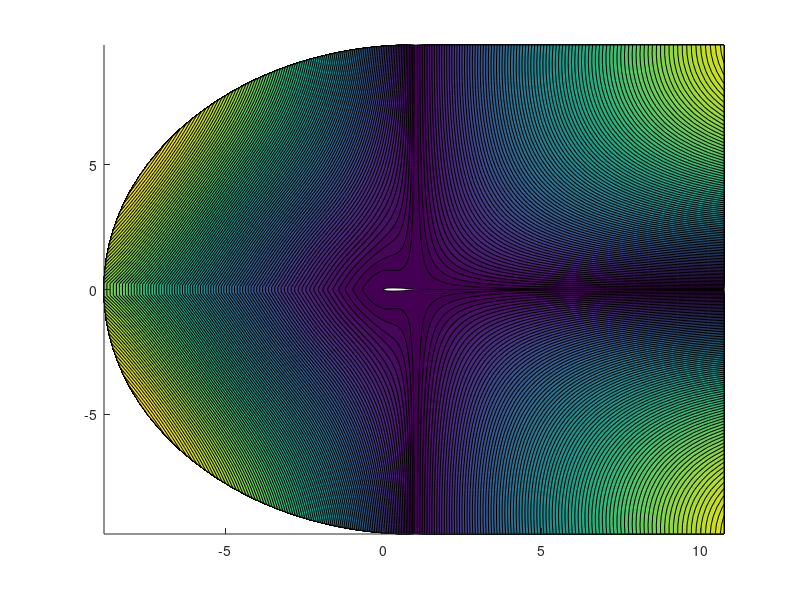

Write MATLAB code to recreate this figure. (Note: this script raises an error after producing the figure.)
%Charles Villazor
%April 28th, 2021
%MAE 456
%Final Project Part 2 - Airfoil Mach 0.5
clc;clear;close all

%% Constants
p_inf = 101325; %Atmospheric pressure, Freestream Pressure (Pa)
T_inf = 300; %Atmospheric Temperature, Freestream Temperature (Kelvin)
rho_inf = 1.225; %Atmospheric Air Density (kg/m^3)
gamma = 1.4; %Ratio of specific heats for air
r = 287.05; %Specific Gas Constant for air(J/kg*K)
a_inf = sqrt(gamma*r*T_inf); %Freestream speed of sound (m/s)

%% Importing Airfoil Data
%All Airfoil stuff is done before doing any airfoil stuff
file = fopen('airfoilsmall.txt'); %opening file
fgetl(file); %read and skip first line
data = cell2mat(textscan(file, '%f %f'));
Nx = 357; %number of terms in x direction
Ny = 80; %number of terms in y direction
x = zeros(Nx,Ny); %initialize x
y = zeros(Nx,Ny); %initialize y
k = 1; %initialize variable for iteration
for i = 1:Ny
    for j = 1:Nx
        x(j,i) = data(k,1);
        y(j,i) = data(k,2);
        k = k+1; %add one to every iteration (why does this work?)
    end
end
% %% Plotting Airfoil Data
% figure(1)
% plot(data(:,1),data(:,2),'.')
% axis equal

%% Airfoil Del Array
%del = zeros(N,N,2,2);
% For N1*A1
for j = 2:Ny %interior in j direction
    for i = 1:Nx %faces in i direction
        del(i,j,1,1) = (y(i,j)-y(i,j-1)); %x component
        del(i,j,1,2) = -(x(i,j)-x(i,j-1)); %y component
    end
end
% For N2*A2
for i = 2:Nx %interior in i direction
    for j = 1:Ny %faces in j direction
        del(i,j,2,1) = -(y(i,j)-y(i-1,j)); %x component
        del(i,j,2,2) = x(i,j)-x(i-1,j); %y component
    end
end

%% Airfoil Vol Array Routine / Cell Centers Routine 
for i = 2:Nx %For area of top half
    for j = 2:Ny
        %initializing Verticies
        xa = x(i,j-1);
        ya = y(i,j-1);
        xb = x(i,j);
        yb = y(i,j);
        xc = x(i-1,j);
        yc = y(i-1,j);
        xd = x(i-1,j-1);
        yd = y(i-1,j-1);
        %Finding bottom half triangle lengths
        da = sqrt(((xb-xa)^2)+((yb-ya)^2)); %right side length
        db = sqrt(((xd-xb)^2)+((yd-yb)^2)); %diagonal
        dc = sqrt(((xa-xd)^2)+((ya-yd)^2)); %bottom length
        %Finding top half triangle lengths
        daa = sqrt(((xc-xb)^2)+((yc-yb)^2)); %top length
        dbb = sqrt(((xd-xb)^2)+((yd-yb)^2)); %diagonal
        dcc = sqrt(((xc-xd)^2)+((yc-yd)^2)); %left side length
        %Finding semi perimeters
        s = (da+db+dc)/2;
        ss = (daa+dbb+dcc)/2;
        %Finding areas and inserting into vol array
        AT1 = sqrt(s*(s-da)*(s-db)*(s-dc));
        AT2 = sqrt(ss*(ss-daa)*(ss-dbb)*(ss-dcc));
        vol(i,j) = AT1+AT2;
        %Averaging x-coordinates to get x center
        xcenter(i,j) = (xa+xb+xc+xd)/4;
        %Averaging y-coordinates to get y center
        ycenter(i,j) = (ya+yb+yc+yd)/4;
    end 
end

%% Interpolating Airfoil Cell Centers
for i = 2:Nx
    xcenter(i,1) = 2.0*xcenter(i,2)-xcenter(i,3);
    xcenter(i,Ny+1) = 2.0*xcenter(i,Ny)-xcenter(i,Ny-1);
    ycenter(i,1) = 2.0*ycenter(i,2)-ycenter(i,3);
    ycenter(i,Ny+1) = 2.0*ycenter(i,Ny)-ycenter(i,Ny-1);
end
for j=1:Ny+1
    xcenter(1,j) = 2.0*xcenter(2,j)-xcenter(3,j);
    xcenter(Nx+1,j) = 2.0*xcenter(Nx,j)-xcenter(Nx-1,j);
    ycenter(1,j) = 2.0*ycenter(2,j)-ycenter(3,j);
    ycenter(Nx+1,j) = 2.0*ycenter(Nx,j)-ycenter(Nx-1,j);
end 

%% Plotting Volume Contour for Airfoils
figure(1)
contourf(xcenter(2:Nx,2:Ny),ycenter(2:Nx,2:Ny),vol(2:Nx,2:Ny),100,'edgecolor','none')
%plot(xcenter,ycenter,'.')
colorbar 
axis([-2 3 -2 2])
title('Airfoil Contour Plot of Volume')
%% Airfoil Velocity Potential (Mach 0.5)
mach = 0.5; %mach number at freestream
u = mach; %x direction velocity
v = 0; %y direction velocity
u_inf = u*a_inf; %Freestream u velocity
v_inf = v*a_inf; %Freestream v velocity
for j = 1:Ny+1
    for i = 1:Nx+1
        phi(i,j) = u_inf*xcenter(i,j)+v_inf*ycenter(i,j);
    end
end

%% Boundary Conditions for Velocity Potential (Mach 0.5)
%far field
i = 1;
for j = 1:Ny+1
    phi(i,j) = u_inf*xcenter(i,j)+v_inf*ycenter(i,j);
end

i = Nx;         %far field
for j = 1:Ny+1
    phi(i+1,j) = u_inf*xcenter(i+1,j)+v_inf*ycenter(i+1,j);
end

j = 1;
for i = 2:100     %periodic boundary conditions in wake
    iq = i-1;
    phi(i,j) = phi(Nx-iq+1,j+1);
    phi(Nx-iq+1,j) = phi(i,j+1);
end

for i=101:258  %wall boundary conditions
    phi(i,1) = phi(i,2);
end

j = Ny;        %far field
for i = 1:Nx+1
    phi(i,Ny+1)=u_inf*xcenter(i,j+1)+v_inf*ycenter(i,j+1);
end

%% Alternate Airfoil Grad (Mach 0.5)
%Taken from website
for j = 2:Ny
    for i = 2:Nx
        dx1 = 0.5*(x(i,j)+x(i,j-1))-xcenter(i,j);
        dy1 = 0.5*(y(i,j)+y(i,j-1))-ycenter(i,j);
        dd1 = sqrt(dx1^2+dy1^2);
        ddd = sqrt((xcenter(i+1,j)-xcenter(i,j))^2 + (ycenter(i+1,j)-ycenter(i,j))^2);
        alp1 = dd1/ddd;
        phi1 = phi(i+1,j)*alp1 + phi(i,j)*(1.-alp1);

        dx1 = 0.5*(x(i-1,j)+x(i-1,j-1))-xcenter(i,j);
        dy1 = 0.5*(y(i-1,j)+y(i-1,j-1))-ycenter(i,j);
        dd1 = sqrt(dx1^2+dy1^2);
        ddd = sqrt((xcenter(i-1,j)-xcenter(i,j))^2 + (ycenter(i-1,j)-ycenter(i,j))^2);
        alp1 = dd1/ddd;
        phi2 = phi(i-1,j)*alp1 + phi(i,j)*(1.-alp1);

        dx1 = 0.5*(x(i,j)+x(i-1,j))-xcenter(i,j);
        dy1 = 0.5*(y(i,j)+y(i-1,j))-ycenter(i,j);
        dd1 = sqrt(dx1^2+dy1^2);
        ddd = sqrt((xcenter(i,j+1)-xcenter(i,j))^2 + (ycenter(i,j+1)-ycenter(i,j))^2);
        alp1 = dd1/ddd;
        phi3 = phi(i,j+1)*alp1 + phi(i,j)*(1.-alp1);

        dx1 = 0.5*(x(i,j-1)+x(i-1,j-1))-xcenter(i,j);
        dy1 = 0.5*(y(i,j-1)+y(i-1,j-1))-ycenter(i,j);
        dd1 = sqrt(dx1^2+dy1^2);
        ddd = sqrt((xcenter(i,j-1)-xcenter(i,j))^2 + (ycenter(i,j-1)-ycenter(i,j))^2);
        alp1 = dd1/ddd;
        phi4 = phi(i,j-1)*alp1 + phi(i,j)*(1.-alp1);

        total(:) = phi1*del(i,j,1,:)-phi2*del(i-1,j,1,:)+ phi3*del(i,j,2,:)-phi4*del(i,j-1,2,:);
        grad(i,j,:) = total(:)/vol(i,j); %grad(i,j,1) is u component, grad(i,j,2) is v component
    end
end
%grad(:,:,1) = -grad(:,:,1); %Flip U variable signs

%% Boundary Conditions for Grad Array
%taken from website
i=1;
for j=1:Ny+1
    grad(i,j,1) = u_inf;
    grad(i,j,2) = v_inf;
end

i = Nx;
for j = 1:Ny+1
    grad(i+1,j,1) = u_inf;
    grad(i+1,j,2) = v_inf;
end

j = 1;
for i=2:100
    iq = i-1;
    grad(i,j,:) = grad(Nx-iq+1,j+1,:);
    grad(Nx-iq+1,j,:) = grad(i,j+1,:);
end

j = 1;
for i=101:258
    area = sqrt((del(i,j,2,1)^2) + (del(i,j,2,2)^2));
    xnx = del(i,j,2,1)/area;
    xny = del(i,j,2,2)/area;
    vdotn = grad(i,j+1,1)*xnx + grad(i,j+1,2)*xny;
    grad(i,j,1) = grad(i,j+1,1) - 2.0*vdotn*xnx;
    grad(i,j,2) = grad(i,j+1,2) - 2.0*vdotn*xny;
end

j = Ny;
for i = 1:Nx+1
    grad(i,j+1,1) = u_inf;
    grad(i,j+1,2) = v_inf;
end

%% Contour plot of u component of Airfoil velocity (Mach 0.5)
figure(2)
%contourf(xcenter(5:Nx-5,5:Ny-5),ycenter(5:Nx-5,5:Ny-5),grad(5:Nx-5,5:Ny-5,1),100,'edgecolor','none');
contourf(xcenter(2:Nx,2:Ny),ycenter(2:Nx,2:Ny),grad(2:Nx,2:Ny,1),100,'edgecolor','none');
colorbar;
axis equal
title('Airfoil Contour Plot of u component of Velocity (Mach 0.5)')
xlabel('X Distance')
ylabel('Y Distance')

%% Contour plot of v component of Airfoil velocity (Mach 0.5)
figure(3)
contourf(xcenter(2:Nx,2:Ny),ycenter(2:Nx,2:Ny),-grad(2:Nx,2:Ny,2),100,'edgecolor','none');
colorbar;
axis equal
title('Airfoil Contour Plot of v component of Velocity (Mach 0.5)')
xlabel('X Distance')
ylabel('Y Distance')

%% Calculating Airfoil Rho (Mach 0.5)
for i = 1:Nx+1
    for j = 1:Ny+1
        rho(i,j) = rho_inf*(1+((gamma-1)/(2*(a_inf^2)))*((u_inf^2)-(((grad(i,j,1)^2)+(grad(i,j,2)^2)))))^(1/(gamma-1));
        %rho(i,j) = rho_inf;
    end
end

%% Iteration code (Mach 0.5)
tStart = tic; %measure the time it takes for iteration, start time
kmax = 10000; %Maximum amount of iterations
tolerance = 1e-4; %tolerance for resnorm
mrelax = 7; %number of relaxation steps
omega = 0.7; 
dphi = zeros(Nx+1,Ny+1); %initialize delta phi
% Calculating the residual and a array
for k = 1:kmax
    %Normal Tangential Gradient Model
    %For Faces 1 and 3 (i direction)
    for j = 2:Ny
        for i = 1:Nx
            rhoave = 0.5*(rho(i,j)+rho(i+1,j)); %Average Cell Density
            volave = 0.5*(vol(max(i,2),j)+vol(min(i+1,Nx),j)); %Average Cell Volume
            area2 = (del(i,j,1,1)^2)+(del(i,j,1,2)^2); %face area squared
            
            dtx = xcenter(i+1,j)-xcenter(i,j); %define x direction between cell centers
            dty = ycenter(i+1,j)-ycenter(i,j); %define y direction between cell centers
            dtm = sqrt((dtx^2)+(dty^2)); %Magnitude of vector between cell centers
            dtx = dtx/dtm; %unit vector for dtx
            dty = dty/dtm; %unit vector for dty
            uave = 0.5*(grad(i,j,1))+(grad(i+1,j,1)); %averaging u velocity
            
            vave = 0.5*(grad(i,j,2)+grad(i+1,j,2)); %averaging v velocity
            udott = (uave*dtx)+(vave*dty); %dot product of dtx and dty
            
            ddphi = phi(i+1,j)-phi(i,j);
            
            gradf(1) = (ddphi*(dtx/dtm))+(uave-(udott*dtx));
            gradf(2) = (ddphi*(dty/dtm))+(vave-(udott*dty));
            vdotna = (gradf(1)*del(i,j,1,1))+(gradf(2)*del(i,j,1,2));
            
            flux(i) = rhoave*vdotna;
            coeff(i) = (rhoave*area2)/volave; 
            
        end
        for i = 2:Nx
            res(i,j) = flux(i)-flux(i-1); %Add up first two parts of residual
            a(i,j,1) = coeff(i-1);
            a(i,j,5) = coeff(i);
            a(i,j,3) = -(coeff(i)+coeff(i-1));
        end
    end
    % For Faces 2 and 4 (j faces)
    for i = 2:Nx
        for j = 1:Ny
            rhoave = 0.5*(rho(i,j)+rho(i,j+1)); %Average Cell Density
            volave = 0.5*(vol(i,max(2,j))+vol(i,min(j+1,Ny))); %Average Cell Volume
            area2 = (del(i,j,2,1)^2)+(del(i,j,2,2)^2); %face area squared
            
            dtx = xcenter(i,j+1)-xcenter(i,j); %define x direction between cell centers
            dty = ycenter(i,j+1)-ycenter(i,j); %define y direction between cell centers
            dtm = sqrt((dtx^2)+(dty^2)); %Magnitude of vector between cell centers
            dtx = dtx/dtm; %unit vector for dtx
            dty = dty/dtm; %unit vector for dty
            uave = 0.5*(abs(grad(i,j,1))+abs(grad(i,j+1,1))); %averaging u velocity
            vave = 0.5*(grad(i,j,2)+grad(i,j+1,2)); %averaging v velocity
            udott = (uave*dtx)+(vave*dty); %dot product of dtx and dty
            
            ddphi = phi(i,j+1)-phi(i,j);
            
            gradf(1) = (ddphi*(dtx/dtm))+(uave-(udott*dtx));
            gradf(2) = (ddphi*(dty/dtm))+(vave-(udott*dty));
            vdotna = (gradf(1)*del(i,j,2,1))+(gradf(2)*del(i,j,2,2));
            
            flux(j) = rhoave*vdotna;
            coeff(j) = (rhoave*area2)/volave;
            
            if j == 1 && i > 100 && i < 258
                flux(j) = 0;
            end
        end
        for j = 2:Ny
            res(i,j) = res(i,j)+(flux(j)-flux(j-1)); %Add up first two parts to residual
            a(i,j,2) = coeff(j-1);
            a(i,j,4) = coeff(j);
            a(i,j,3) = a(i,j,3)-(coeff(j)+coeff(j-1));
        end
    end

%     %Normal Gradient Model (Old Code)
%     %For Faces 1 and 3
%     for j = 2:Ny
%         for i = 1:Nx
%             rhoave = 0.5*(rho(i,j)+rho(i+1,j)); %Average Cell Density
%             volave = 0.5*(vol(max(i,2),j)+vol(min(i+1,Nx),j)); %Average Cell Volume
%             area2 = (del(i,j,1,1)^2)+(del(i,j,1,2)^2); %face area squared
%             coeff(i) = (rhoave*area2)/volave; %Coefficient used for a(i,j,1:5)
%             flux(i) = coeff(i)*(phi(i+1,j)-phi(i,j)); %Mass flow rate through face
%         end
%         for i = 2:Nx
%             res(i,j) = flux(i)-flux(i-1); %Add up first two parts of residual
%             a(i,j,1) = coeff(i-1);
%             a(i,j,5) = coeff(i);
%             a(i,j,3) = -(coeff(i)+coeff(i-1));
%         end
%     end
%     % For Faces 2 and 4
%     for i = 2:Nx
%         for j = 1:Ny
%             rhoave = 0.5*(rho(i,j)+rho(i,j+1)); %Average Cell Density
%             volave = 0.5*(vol(1,max(j,2))+vol(i,min(j+1,Ny))); %Average Cell Volume
%             area2 = (del(i,j,2,1)^2)+(del(i,j,2,2)^2); %face area squared
%             coeff(j) = (rhoave*area2)/volave; %Coefficient used for a(i,j,1:5)
%             flux(j) = coeff(j)*(phi(i,j+1)-phi(i,j)); %Mass flow rate through face
%         end
%         for j = 2:Ny
%             res(i,j) = res(i,j)+flux(j)-flux(j-1); %Add up first two parts to residual
%             a(i,j,2) = coeff(j-1);
%             a(i,j,4) = coeff(j);
%             a(i,j,3) = a(i,j,3)-(coeff(j)+coeff(j-1));
%         end
%     end

   % Checking for convergence of residual and tolerance
   resnorm = 0;
    for j = 1:Ny
        for i = 1:Nx
            resnorm = resnorm +res(i,j)^2;
        end
    end
    
    %For the first iteration (k = 1)
    if k == 1
        resnorm0 = resnorm; %first resnorm
    end
    test(k) = resnorm/resnorm0;
    %k = k;
    if test(k) < tolerance %if the ratio of the resnorms is below the tolerance, it equals zero
        break
    else %if not, update phi, boundary counditions for phi, grad, boundary conditions for grad, rho array
        
        %Updating Phi
        %dphi = zeros(Nx+1,Ny+1); %initialize delta phi
        for m = 1:mrelax
            for i = 2:Nx
                for j = 2:Ny
                    dphitmp = dphi(i,j); %place holder for old solution
                    dphigs = (-res(i,j)-a(i,j,1)*dphi(i-1,j)-a(i,j,2)*dphi(i,j-1)-a(i,j,4)*dphi(i,j+1)-...
                        a(i,j,5)*dphi(i+1,j))/a(i,j,3); %Gauss-Seidal Step
                    dphi(i,j) = dphitmp +omega*(dphigs-dphitmp); %SOR Step
                end
            end
        end
        for j = 2:Ny
            for i = 2:Nx
                phi(i,j) = phi(i,j)+dphi(i,j);
            end
        end
        
        %Updating Boundary Conditions for Phi
        %far field
        i = 1;
        for j = 1:Ny+1
            phi(i,j) = u_inf*xcenter(i,j)+v_inf*ycenter(i,j);
        end

        i = Nx;         %far field
        for j = 1:Ny+1
            phi(i+1,j) = u_inf*xcenter(i+1,j)+v_inf*ycenter(i+1,j);
        end

        j = 1;
        for i = 2:100     %periodic boundary conditions in wake
            iq = i-1;
            phi(i,j) = phi(Nx-iq+1,j+1);
            phi(Nx-iq+1,j) = phi(i,j+1);
        end

        for i=101:258  %wall boundary conditions
            phi(i,1) = phi(i,2);
        end

        j = Ny;        %far field
        for i = 1:Nx+1
            phi(i,j+1)=u_inf*xcenter(i,j+1)+v_inf*ycenter(i,j+1);
        end
        
        %Calculate Grad Array in Interior (New Code)
        for j = 2:Ny
            for i = 2:Nx
                dx1 = 0.5*(x(i,j)+x(i,j-1))-xcenter(i,j);
                dy1 = 0.5*(y(i,j)+y(i,j-1))-ycenter(i,j);
                dd1 = sqrt((dx1^2)+(dy1^2));
                ddd = sqrt((xcenter(i+1,j)-xcenter(i,j))^2 + (ycenter(i+1,j)-ycenter(i,j))^2);
                alp1 = dd1/ddd;
                phi1 = phi(i+1,j)*alp1 + phi(i,j)*(1.-alp1);

                dx1 = 0.5*(x(i-1,j)+x(i-1,j-1))-xcenter(i,j);
                dy1 = 0.5*(y(i-1,j)+y(i-1,j-1))-ycenter(i,j);
                dd1 = sqrt((dx1^2)+(dy1^2));
                ddd = sqrt((xcenter(i-1,j)-xcenter(i,j))^2 + (ycenter(i-1,j)-ycenter(i,j))^2);
                alp1 = dd1/ddd;
                phi2 = phi(i-1,j)*alp1 + phi(i,j)*(1.-alp1);

                dx1 = 0.5*(x(i,j)+x(i-1,j))-xcenter(i,j);
                dy1 = 0.5*(y(i,j)+y(i-1,j))-ycenter(i,j);
                dd1 = sqrt((dx1^2)+(dy1^2));
                ddd = sqrt((xcenter(i,j+1)-xcenter(i,j))^2 + (ycenter(i,j+1)-ycenter(i,j))^2);
                alp1 = dd1/ddd;
                phi3 = phi(i,j+1)*alp1 + phi(i,j)*(1.-alp1);

                dx1 = 0.5*(x(i,j-1)+x(i-1,j-1))-xcenter(i,j);
                dy1 = 0.5*(y(i,j-1)+y(i-1,j-1))-ycenter(i,j);
                dd1 = sqrt((dx1^2)+(dy1^2));
                ddd = sqrt((xcenter(i,j-1)-xcenter(i,j))^2 + (ycenter(i,j-1)-ycenter(i,j))^2);
                alp1 = dd1/ddd;
                phi4 = phi(i,j-1)*alp1 + phi(i,j)*(1.-alp1);

                total(:) = phi1*del(i,j,1,:)-phi2*del(i-1,j,1,:)+ phi3*del(i,j,2,:)-phi4*del(i,j-1,2,:);
                grad(i,j,:) = total(:)/vol(i,j); %grad(i,j,1) is u component, grad(i,j,2) is v component
            end
        end
        %grad(:,:,1) = abs(grad(:,:,1)); %Flip U variable signs

%         % Calculating Grad Array (Old Code)
%         for j = 2:Ny
%             for i = 2:Nx
%                 phi1 = 0.5*(phi(i,j)+phi(i+1,j));
%                 phi2 = 0.5*(phi(i,j)+phi(i,j+1));
%                 phi3 = 0.5*(phi(i,j)+phi(i-1,j));
%                 phi4 = 0.5*(phi(i,j)+phi(i,j-1));
%                 total(1:2) = ((phi1*del(i,j,1,1:2))-(phi3*del(i-1,j,1,1:2))+(phi2*del(i,j,2,1:2))-(phi4*del(i,j-1,2,1:2)));
%                 grad(i,j,:) = total(:)./(vol(i,j));
%             end
%         end

        %Calculating Grad Boundary Conditions
        i=1;
        for j=1:Ny+1
            grad(i,j,1) = u_inf;
            grad(i,j,2) = v_inf;
        end

        i = Nx;
        for j = 1:Ny+1
            grad(i+1,j,1) = u_inf;
            grad(i+1,j,2) = v_inf;
        end

        j = 1;
        for i=2:100
            iq = i-1;
            grad(i,j,:) = grad(Nx-iq+1,j+1,:);
            grad(Nx-iq+1,j,:) = grad(i,j+1,:);
        end

        j = 1;
        for i=101:258
            area = sqrt((del(i,j,2,1)^2) + (del(i,j,2,2)^2));
            xnx = del(i,j,2,1)/area;
            xny = del(i,j,2,2)/area;
            vdotn = grad(i,j+1,1)*xnx + grad(i,j+1,2)*xny;
            grad(i,j,1) = grad(i,j+1,1) - 2.0*vdotn*xnx;
            grad(i,j,2) = grad(i,j+1,2) - 2.0*vdotn*xny;
        end

        j = Ny;
        for i = 1:Nx+1
            grad(i,j+1,1) = u_inf;
            grad(i,j+1,2) = v_inf;
        end
        
        %Calculating Density (rho)
        for i = 1:Nx+1
            for j = 1:Ny+1
                rho(i,j) = rho_inf*((1+((gamma-1)/(2*(a_inf^2)))*((u_inf^2)-(((grad(i,j,1)^2)+(grad(i,j,2)^2)))))^(1/(gamma-1)));
                %rho(i,j) = rho_inf;
            end
        end
        
    end
end
tEnd = toc(tStart); %Measure end time of iteration
%% Resnorm/Resnorm0 vs Iteration Plot
figure(4)
semilogy(1:1:k,test)
%plot(1:1:k,log(test))
title('Resnorm/Resnorm_0 vs Iteration Plot')
ylabel('Resnorm/Resnorm_0')
xlabel('Number of Iterations')

%% Contour plot of u component of Airfoil velocity (Mach 0.5)
figure(5)
%contourf(xcenter(5:Nx-5,5:Ny-5),ycenter(2:Nx,5:Ny-5),-grad(5:Nx-5,5:Ny-5,1),100,'edgecolor','none');
contourf(xcenter(2:Nx,2:Ny),ycenter(2:Nx,2:Ny),real(grad(2:Nx,2:Ny,1)),50,'edgecolor','none');
colorbar;
axis equal
title('Airfoil Contour Plot of u component of Velocity (Mach 0.5)(After Iterating)')
xlabel('X Distance')
ylabel('Y Distance')

%% Contour plot of v component of Airfoil velocity (Mach 0.5)
figure(6)
contourf(xcenter(2:Nx,2:Ny),ycenter(2:Nx,2:Ny),real(grad(2:Nx,2:Ny,2)),50,'edgecolor','none');
colorbar;
axis equal
title('Airfoil Contour Plot of v component of Velocity (Mach 0.5)(After Iterating)')
xlabel('X Distance')
ylabel('Y Distance')

%% Calculating Pressure (Mach 0.5)
for i = 1:Nx+1
    for j = 1:Ny+1
        p(i,j) = rho(i,j)*r*T_inf; %Pressure array (from ideal gas law)
    end
end

%% Calculating Pressure Coefficient (Mach 0.5)
for i = 1:Nx+1
    for j = 1:Ny+1
        cp(i,j) = (p(i,j)-p_inf)/(0.5*rho_inf*(u_inf^2)); %coefficient of pressure
    end
end

%% Coefficient of Pressure vs x distance plot (Along Airfoil)
figure(7)
plot((xcenter(101:258,2)/max(xcenter(101:258,2))),cp(101:258,2));
title('Coefficient of Pressure vs x/c Plot - Along Airfoil (Mach 0.5)')
ylabel('C_p')
xlabel('x/c')

% %% Coefficient of Pressure vs x distance plot (Bottom Wall)
% figure(8)
% plot((xcenter(2:Nx,Ny)/max(xcenter(2:Nx,Ny))),cp(2:Nx,Ny));
% title('Coefficient of Pressure vs X Distance Plot - Bottom Wall (Mach 0.5)')
% ylabel('Coefficient of Pressure')
% xlabel('X Distance')

%% Calculating Magnitude of velocity and converting to mach number
%Calculating velocity magnitude
for i = 1:Nx+1
    for j = 1:Ny+1
        velocity(i,j) = sqrt((grad(i,j,1)^2)+(grad(i,j,2)^2));
    end
end
%Converting to mach number
for i = 1:Nx+1
    for j = 1:Ny+1
        mach(i,j) = velocity(i,j)/a_inf;
    end
end

%% Mach Number along the top slip wall (j = 2)
figure(9)
plot((x(101:258,2)/max(x(101:258,2))),mach(101:258,2))
title('Mach Number Distribution along Airfoil (Mach 0.5)')
xlabel('x/c')
ylabel('Mach Number')

%% Contour of Magnitude of Velocity
figure(10)
contourf(xcenter(2:Nx,2:Ny),ycenter(2:Nx,2:Ny),real(velocity(2:Nx,2:Ny)),50,'edgecolor','none');
colorbar;
axis equal
title('Airfoil Contour Plot of Magnitude of Velocity (Mach 0.5)(After Iterating)')
xlabel('X Distance')
ylabel('Y Distance')

% %% Mach Number along the bottom slip wall (j = Ny)
% figure(10)
% plot((xcenter(2:Nx,Ny)/max(xcenter(2:Nx,Ny))),mach(2:Nx,Ny))
% title('Mach Number Distribution along bottom Slip Wall')
% xlabel('x/c distance')
% ylabel('Mach Number')